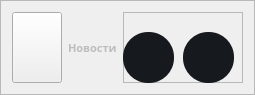
                 <widget class="QFrame" name="News">
                  <property name="maximumSize">
                   <size>
                    <width>1171</width>
                    <height>91</height>
                   </size>
                  </property>
                  <property name="styleSheet">
                   <string notr="true"> border-bottom: 2px solid white;
 display: inline-block;
 line-height: 0.85;</string>
                  </property>
                  <property name="frameShape">
                   <enum>QFrame::StyledPanel</enum>
                  </property>
                  <property name="frameShadow">
                   <enum>QFrame::Raised</enum>
                  </property>
                  <layout class="QHBoxLayout" name="horizontalLayout_31">
                   <item>
                    <widget class="QPushButton" name="pushButton_28">
                     <property name="minimumSize">
                      <size>
                       <width>50</width>
                       <height>71</height>
                      </size>
                     </property>
                     <property name="maximumSize">
                      <size>
                       <width>50</width>
                       <height>16777215</height>
                      </size>
                     </property>
                     <property name="styleSheet">
                      <string notr="true">border-bottom:none;</string>
                     </property>
                     <property name="text">
                      <string/>
                     </property>
                     <property name="icon">
                      <iconset resource="DownloadSoft.qrc">
                       <normaloff>:/icon/image/icon/icons8-новости-48.png</normaloff>:/icon/image/icon/icons8-новости-48.png</iconset>
                     </property>
                     <property name="iconSize">
                      <size>
                       <width>48</width>
                       <height>48</height>
                      </size>
                     </property>
                    </widget>
                   </item>
                   <item>
                    <widget class="QLabel" name="label_36">
                     <property name="font">
                      <font>
                       <family>Montserrat Black</family>
                       <pointsize>8</pointsize>
                       <weight>75</weight>
                       <italic>false</italic>
                       <bold>true</bold>
                       <underline>false</underline>
                      </font>
                     </property>
                     <property name="styleSheet">
                      <string notr="true">*{

  color: rgb(189, 189, 189);
border-bottom:none;
}

</string>
                     </property>
                     <property name="text">
                      <string>Новости</string>
                     </property>
                     <property name="scaledContents">
                      <bool>false</bool>
                     </property>
                     <property name="wordWrap">
                      <bool>true</bool>
                     </property>
                    </widget>
                   </item>
                   <item>
                    <widget class="QFrame" name="frame_37">
                     <property name="minimumSize">
                      <size>
                       <width>120</width>
                       <height>71</height>
                      </size>
                     </property>
                     <property name="maximumSize">
                      <size>
                       <width>120</width>
                       <height>71</height>
                      </size>
                     </property>
                     <property name="styleSheet">
                      <string notr="true">border-bottom:none;</string>
                     </property>
                     <property name="frameShape">
                      <enum>QFrame::StyledPanel</enum>
                     </property>
                     <property name="frameShadow">
                      <enum>QFrame::Raised</enum>
                     </property>
                     <widget class="QPushButton" name="pushDelNews">
                      <property name="geometry">
                       <rect>
                        <x>60</x>
                        <y>20</y>
                        <width>51</width>
                        <height>51</height>
                       </rect>
                      </property>
                      <property name="styleSheet">
                       <string notr="true">*{
border-bottom:none;
}
QPushButton#pushDelNews
{
	background-color:#161A1E;
	color:rgba(85,98,112,255);	
	border-radius:25;
}
QPushButton#pushDelNews:hover
{
background-color:#1b1f24;
}
QPushButton#pushDelNews:pressed
{
		padding-left:5px;
	padding-top:5px;
	color:rgba(115,128,142,255)
}
</string>
                      </property>
                      <property name="text">
                       <string/>
                      </property>
                      <property name="icon">
                       <iconset resource="DownloadSoft.qrc">
                        <normaloff>:/icon/image/icon/free-icon-delete-5396993.png</normaloff>:/icon/image/icon/free-icon-delete-5396993.png</iconset>
                      </property>
                      <property name="iconSize">
                       <size>
                        <width>20</width>
                        <height>20</height>
                       </size>
                      </property>
                     </widget>
                     <widget class="QPushButton" name="pushDownloadNews">
                      <property name="geometry">
                       <rect>
                        <x>0</x>
                        <y>20</y>
                        <width>51</width>
                        <height>51</height>
                       </rect>
                      </property>
                      <property name="styleSheet">
                       <string notr="true">*{
border-bottom:none;
}
QPushButton#pushDownloadNews

{
	background-color:#161A1E;
	color:rgba(85,98,112,255);	
	border-radius:25;
}
QPushButton#pushDownloadNews:hover
{
background-color:#1b1f24;
}
QPushButton#pushDownloadNews:pressed
{
	padding-left:5px;
	padding-top:5px;
	color:rgba(115,128,142,255)
}
</string>
                      </property>
                      <property name="text">
                       <string/>
                      </property>
                      <property name="icon">
                       <iconset resource="DownloadSoft.qrc">
                        <normaloff>:/icon/image/icon/free-icon-download-545759.png</normaloff>:/icon/image/icon/free-icon-download-545759.png</iconset>
                      </property>
                      <property name="iconSize">
                       <size>
                        <width>18</width>
                        <height>18</height>
                       </size>
                      </property>
                     </widget>
                    </widget>
                   </item>
                  </layout>
                 </widget>
